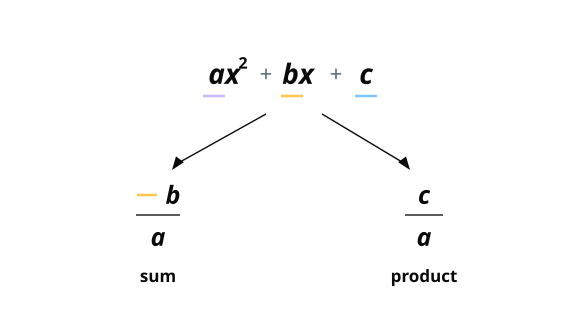

The Python source for this figure:
"""9.4 Roots, Sums, and Products. Coefficients in, two root facts out.

The quadratic sits at the top with each of its three coefficients underlined in
its own color. Two arrows leave it. The left one carries a and b down to the sum,
the right one carries a and c down to the product. The roots appear nowhere,
which is the entire claim of the lesson: both facts are read off the coefficients
without ever finding a root.

The minus sign on the sum is drawn oversized and in amber, alone among the
glyphs. The sum of the roots is -b/a and not b/a, and that sign is the most
common error in this material, so the picture is built to make the minus the
first thing the eye lands on rather than a detail inside a formula.

Letters only, no digits except the squared exponent naming the term, so nothing
here can pre-solve a problem. Static: the two readings are simultaneous facts
about one expression, not a sequence.
"""
import sys, pathlib
sys.path.insert(0, str(pathlib.Path(__file__).resolve().parents[1]))
from manim import *
from manim_figs import Fig

INK = "#0a0a0a"
LAV = "#c9b8ff"
AMBER = "#ffc84d"
SKY = "#7cc7ff"
FAINT = "#5b6b7a"

W, H = 580, 316
PPU = 50.0
FW, FH = W / PPU, H / PPU

f = Fig(width=W, frame_width=FW, frame_height=FH, aria=(
    "The quadratic a x squared plus b x plus c sits at the top, with each of its "
    "three coefficients underlined in its own color. Two arrows lead down from it. "
    "The left arrow ends at minus b over a, labelled sum, with the minus sign drawn "
    "large and in gold. The right arrow ends at c over a, labelled product. No root "
    "appears anywhere in the picture, because both facts are read off the "
    "coefficients without finding the roots."))


def sp(x, y):
    return f.sp(x, y)


def tip(x, y, dx, dy, size=7.0, color=INK):
    n = (dx * dx + dy * dy) ** 0.5
    dx, dy = dx / n, dy / n
    px, py = -dy, dx
    return Polygon(sp(x, y),
                   sp(x - dx * size * 1.9 + px * size * 0.7,
                      y - dy * size * 1.9 + py * size * 0.7),
                   sp(x - dx * size * 1.9 - px * size * 0.7,
                      y - dy * size * 1.9 - py * size * 0.7),
                   color=color, fill_color=color, fill_opacity=1, stroke_width=0)


# ── the quadratic, with each coefficient underlined in its own colour ──────────
QY = 74
terms = [(214, "a", LAV), (296, "b", AMBER), (368, "c", SKY)]
f.label(sp(224, QY), "ax", size=28, weight=700, color=INK, italic=True)
f.label(sp(243, QY - 11), "2", size=16, weight=700, color=INK)
f.label(sp(266, QY), "+", size=22, weight=500, color=FAINT)
f.label(sp(298, QY), "bx", size=28, weight=700, color=INK, italic=True)
f.label(sp(336, QY), "+", size=22, weight=500, color=FAINT)
f.label(sp(366, QY), "c", size=28, weight=700, color=INK, italic=True)

for cx, _, col in ((214, "a", LAV), (292, "b", AMBER), (366, "c", SKY)):
    f.add(Line(sp(cx - 11, QY + 22), sp(cx + 11, QY + 22), color=col, stroke_width=5.0))

# ── the two arrows out ────────────────────────────────────────────────────────
LX, RX, TY = 158, 424, 214
f.add(Line(sp(266, QY + 40), sp(LX + 22, TY - 52), color=INK, stroke_width=2.8))
f.add(tip(LX + 14, TY - 44, -1, 1.35, color=INK))
f.add(Line(sp(322, QY + 40), sp(RX - 22, TY - 52), color=INK, stroke_width=2.8))
f.add(tip(RX - 14, TY - 44, 1, 1.35, color=INK))


def fraction(cx, cy, num, den, num_color=INK):
    f.label(sp(cx, cy - 19), num, size=25, weight=700, color=num_color, italic=True)
    f.add(Line(sp(cx - 19, cy + 1), sp(cx + 19, cy + 1), color=INK, stroke_width=2.8))
    f.label(sp(cx, cy + 23), den, size=25, weight=700, color=INK, italic=True)


# left: the sum. The minus sits INSIDE the numerator rather than outside the
# fraction. Set beside the fraction it reads as a second fraction bar, since it
# lands at exactly the bar's height; set on the numerator it can only be a sign.
# It is drawn as a stroke rather than set as a glyph, at the same amber and the
# same weight as b's underline in the expression above, so the sign reads as the
# mark b picks up on its way down rather than as punctuation. A glyph at this
# size is the faintest thing in the picture, which is backwards for the one
# detail the lesson exists to defend.
f.add(Line(sp(LX - 21, TY - 19), sp(LX - 1, TY - 19), color=AMBER, stroke_width=5.0))
f.label(sp(LX + 15, TY - 19), "b", size=25, weight=700, color=INK, italic=True)
f.add(Line(sp(LX - 22, TY + 1), sp(LX + 22, TY + 1), color=INK, stroke_width=2.8))
f.label(sp(LX, TY + 23), "a", size=25, weight=700, color=INK, italic=True)
f.label(sp(LX, TY + 62), "sum", size=17, weight=700, color=INK)

# right: the product
fraction(RX, TY, "c", "a")
f.label(sp(RX, TY + 62), "product", size=17, weight=700, color=INK)

print(f.write(str(pathlib.Path(__file__).parent / "fig_9_4.svg")))
